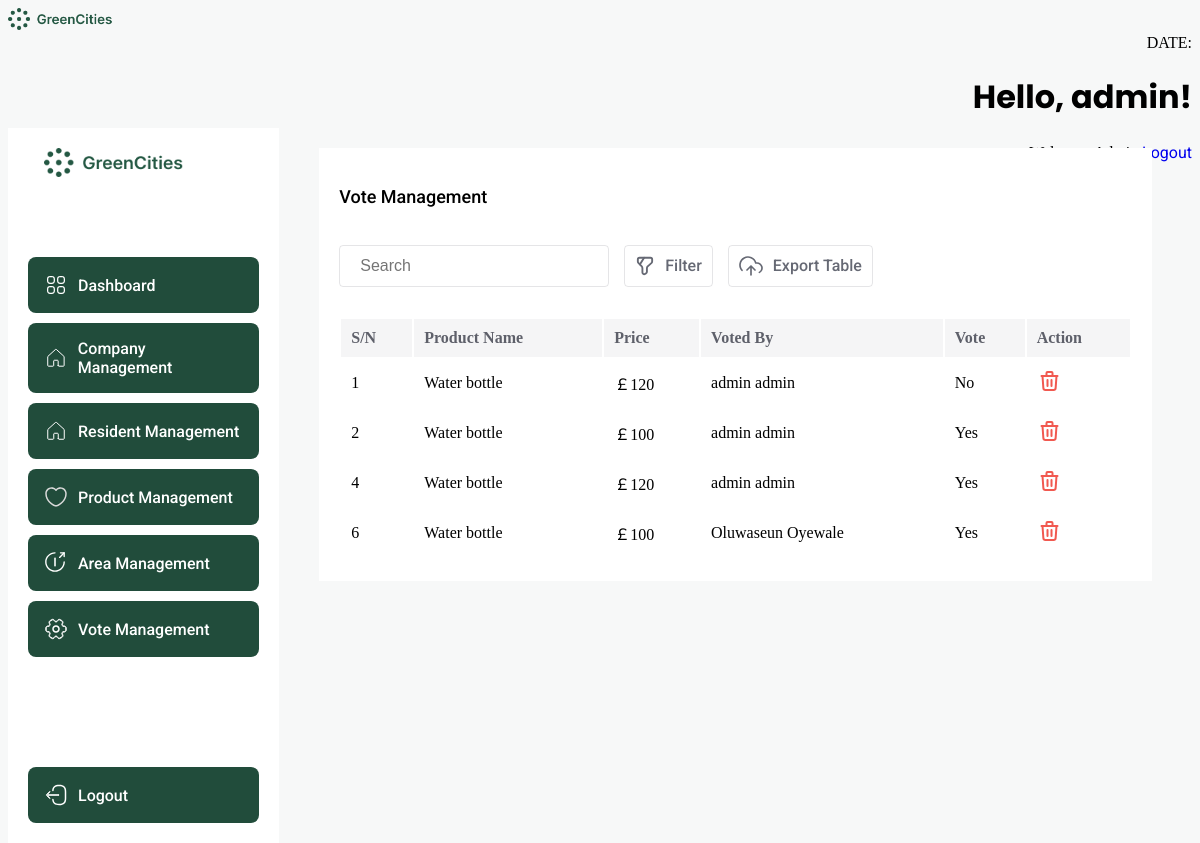
Screenshot of /vote/index.php (signed in) with the database file from the repository.
### tables this page shows
CREATE TABLE `product` (
  `id` int(11) NOT NULL,
  `name` varchar(50) NOT NULL,
  `price` float NOT NULL DEFAULT 0,
  `description` text NOT NULL,
  `size` varchar(15) NOT NULL,
  `benefits` text NOT NULL,
  `pricing_categories` varchar(15) NOT NULL,
  `class` varchar(50) NOT NULL DEFAULT 'Green energies products',
  `vote_count` int(11) NOT NULL DEFAULT 0
);

### vote/index.php (the view, shortened to what this page needs)
<?php
$servername = "localhost";
$username = "root";
$password = "";
$dbname = "Green Alliance";
$conn = new mysqli($servername, $username, $password, $dbname);
$voteListQuery = "SELECT * FROM `votes`";
$voteListResult = $conn->query($voteListQuery);
if ($voteListResult->num_rows > 0) {
    while ($voteListRow = $voteListResult->fetch_assoc()) {
        $productId = $voteListRow['product'];
        $userId = $voteListRow['user'];
        $productListQuery = "SELECT * FROM `product` WHERE id = $productId";
        $productListResult = $conn->query($productListQuery);
        $userVotedQuery = "SELECT * FROM `registration` WHERE id = $userId";
        $userListResult = $conn->query($userVotedQuery);
        $row = $productListResult->fetch_assoc();
        $userRow = $userListResult->fetch_assoc();
        $productId = $voteListRow['id'];
        $productName = $row['name'];
        $productPrice = $row['price'];
        $productDescription = $row['description'];
        $productSize = $row['size'];
        $productBenefits = $row['benefits'];
        $productPricingCategories = $row['pricing_categories'];
        $voteValue = $voteListRow['vote'] =="FALSE"?"No":"Yes";
        $votedBy = $userRow["first_name"] . " " . $userRow["last_name"];
        $myMap = [
            "id" => $productId,
            "name" => $productName,
            "price" => $productPrice,
            "description" => $productDescription,
            "size" => $productSize,
            "benefits" => $productBenefits,
            "pricing_categories" => $productPricingCategories,
            "vote" => $voteValue,
            "votedBy" => $votedBy,
        ];
        $productListData[] = $myMap;
    }
}
$templateData = array(
    "result" => $productListData,
);
?>
<!DOCTYPE html>
<html lang="en">
<head>
</head>
<?php include ("../include/header.php"); ?>
<body>
    <div class="dashboard-container">
        <div class="sidebar">
            <img src="../images/banner.png" alt="logo" style="width: 200px; margin: 0 auto 70px; display: block;" />
            <?php if (isset($_SESSION['role']) && ($_SESSION['role'] === 'admin')) {
                ?>
                <a href="../dashboard.php">
                    <div class="sidebar-item">
                        <p>Dashboard</p>
                    </div>
                </a>
                <?php
            }
            ?>
            <?php
            if (isset($_SESSION['role']) && ($_SESSION['role'] === 'admin')) {
                ?>
                <a href="../company/">
                    <div class="sidebar-item">
                        <p>Company Management</p>
                    </div>
                </a>
                <?php
            }
            ?>
            <?php
            if (isset($_SESSION['role']) && ($_SESSION['role'] === 'admin')) {
                ?>
                <a href="../resident/">
                    <div class="sidebar-item">
                        <p>Resident Management</p>
                    </div>
                </a>
                <?php
            }
            ?>
            <?php
            if (isset($_SESSION['role']) && ($_SESSION['role'] === 'admin')) {
                ?>
                <a href="../product/">
                    <div class="sidebar-item">
                        <p>Product Management</p>
                    </div>
                </a>
                <?php
            }
            ?>
            <?php
            if (isset($_SESSION['role']) && ($_SESSION['role'] === 'admin')) {
                ?>
                <a href="../area/">
                    <div class="sidebar-item">
                        <p>Area Management</p>
                    </div>
                </a>
                <?php
            }
            ?>
            <?php
            if (isset($_SESSION['role']) && ($_SESSION['role'] === 'admin')) {
                ?>
                <a href="../vote/">
                    <div class="sidebar-item">
                        <p>Vote Management</p>
                    </div>
                </a>
                <?php
            }
            ?>
            <a href="../logout.php">
                <div class="sidebar-item" style="margin: 100px 0 0;">
                    <p>Logout</p>
                </div>
            </a>
        </div>
        <div style="width: 100%;">
            <div style="background: white; margin: 20px 40px; padding: 20px;">
                <div style="display: flex; justify-content: space-between;">
                    <p style="font-size: 18px; font-weight: 500; color: black;">Vote Management</p>
                </div>
                <div style="display:flex; gap: 15px; margin: 20px 0 30px;">
                    <input placeholder="Search" class="search" />
                    <div class="filter">
                        <p>Filter</p>
                    </div>
                    <div class="filter">
                        <p>Export Table</p>
                    </div>
                </div>
                <table class="table" style="width: 100%;">
                    <thead>
                        <tr style="background: #F5F5F6;">
                            <th scope="col" style="text-align: left">S/N</th>
                            <th scope="col" style="text-align: left">Product Name</th>
                            <th scope="col" style="text-align: left">Price</th>
                            <th scope="col" style="text-align: left">Voted By</th>
                            <th scope="col" style="text-align: left">Vote</th>
                            <th scope="col" style="text-align: left">Action</th>
                        </tr>
                    </thead>
                    <tbody>
                        <?php foreach ($templateData['result'] as $option): ?>
                            <tr>
                                <td><?php echo $option["id"]; ?></td>
                                <td><?php echo $option["name"]; ?></td>
                                <td><?php echo "￡" . $option["price"]; ?></td>
                                <td><?php echo $option["votedBy"]; ?></td>
                                <td><?php echo $option["vote"]; ?></td>
                                <td>
                                        <a href="index.php?delete=<?php echo $option['id']; ?>">
                                        </a>
                                    </div>
                                </td>
                            </tr>
                        <?php endforeach; ?>
</body>
</html>

### vote/index.php (style rules this page uses)
p, span, a, label { font-family: "Roboto", sans-serif; }
body { background-color: #F7F8F8; height: 100vh; flex-direction: column; }
.sidebar { width: 300px; padding: 20px; flex-direction: column; display: flex; gap: 10px; background: white; }
.sidebar-item { display: flex; padding: 16px; border-radius: 8px; align-items: center; gap: 10px; background: #214C3B; text-decoration: none; }
.sidebar-item p { color: white; font-size: 16px; font-weight: 500; margin: 0; text-decoration: none; }
.dashboard-container { display: flex; }
thead, tbody { width: 100%; border-radius: 6px; }
thead th { padding: 10px; color: #5E606A; }
thead tr { border-bottom: 1px solid #F5F5F6; }
tbody td { padding: 10px; }
.search { width: 270px; padding: 10px 20px; display: inline-block; border: 1px solid #5E606A29; border-radius: 4px; box-sizing: border-box; background: transparent; outline: none; font-size: 16px; }
.filter { display: flex; gap: 10px; align-content: center; padding: 10px; border: 1px solid #5E606A29; border-radius: 4px; }
.filter p { color: #666974; font-size: 16px; font-weight: 500; margin: 0; }
a { text-decoration: none; }

### rows the page displays
product: id "2", name "Water bottle", price "100", votedBy "admin admin", vote "Yes", id "6", votedBy "Oluwaseun Oyewale"
product: id "4", name "Water bottle", price "120", votedBy "admin admin", vote "Yes"

### other values shown
$name "admin"
$option["id"] "1"
$option["name"] "Water bottle"
$option["price"] "120"
$option["votedBy"] "admin admin"
$option["vote"] "No"
